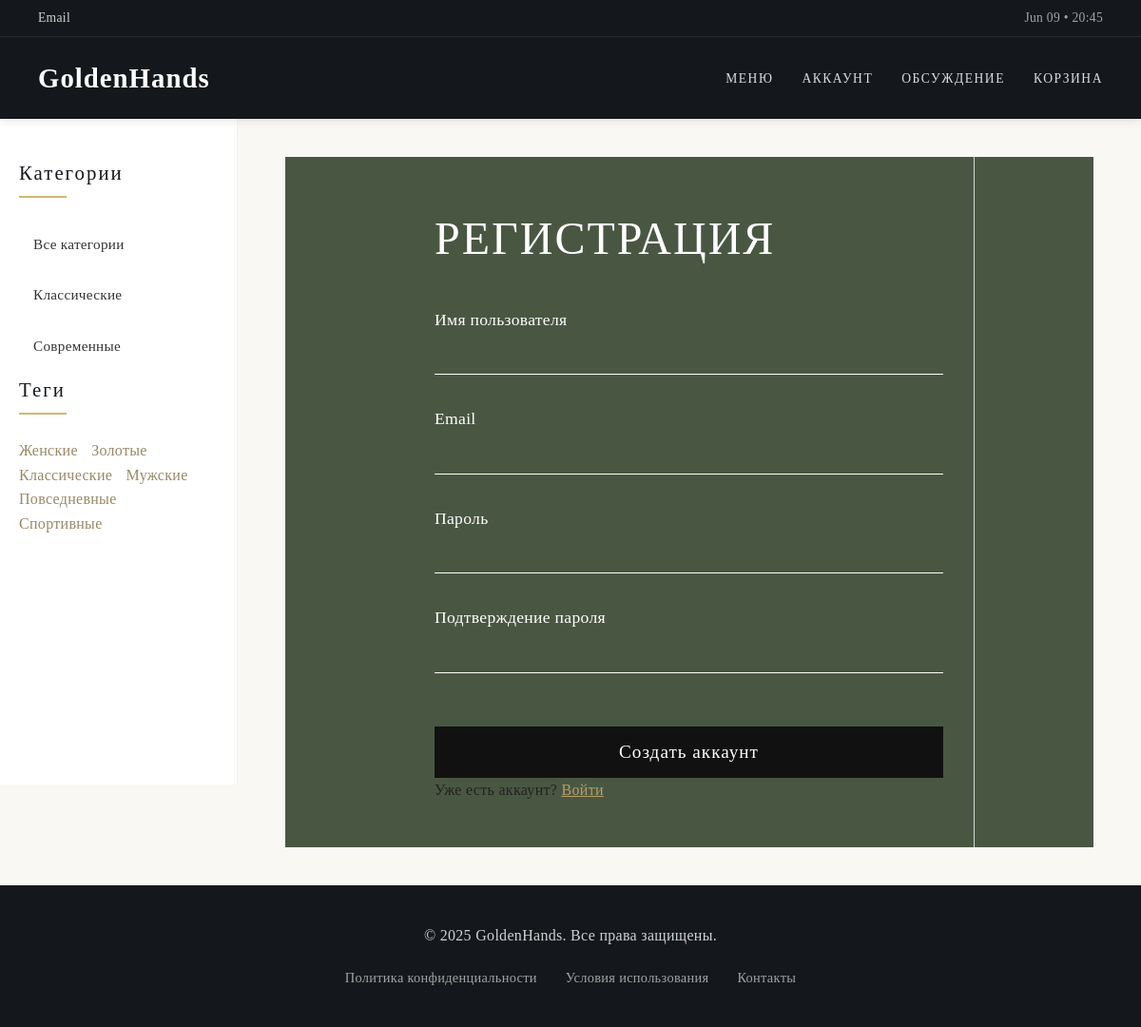
The page /users/register/ on the database its author committed.
### WebApp/models.py (models this page shows, shortened)
class Category(models.Model):
    name = models.CharField('Название', max_length=100)
    slug = models.SlugField('URL', max_length=100, unique=True)
    class Meta:
        verbose_name = 'Категория'
        verbose_name_plural = 'Категории'
        ordering = ['name']

class Tag(models.Model):
    name = models.CharField('Название', max_length=100, db_index=True)
    slug = models.SlugField('URL', max_length=255, unique=True, db_index=True)
    class Meta:
        verbose_name = 'Тег'
        verbose_name_plural = 'Теги'
        ordering = ['name']

### users/views.py (the view)
# urls.py: path('register/', RegisterUser.as_view(), name='register'),
class RegisterUser(CreateView):
    form_class = RegisterUserForm
    template_name = 'users/register.html'
    extra_context = {'title': 'Регистрация'}
    success_url = reverse_lazy('users:login')

### users/forms.py
class RegisterUserForm(UserCreationForm):
    username = forms.CharField(label='Имя пользователя', widget=forms.TextInput(attrs={'class': 'form-input'}))
    email = forms.EmailField(label='Email', widget=forms.EmailInput(attrs={'class': 'form-input'}))
    password1 = forms.CharField(label='Пароль', widget=forms.PasswordInput(attrs={'class': 'form-input'}))
    password2 = forms.CharField(label='Подтверждение пароля', widget=forms.PasswordInput(attrs={'class': 'form-input'}))
    class Meta:
        model = User
        fields = ['username', 'email', 'password1', 'password2']

### WebApp/templatetags/watch_tags.py (called while the page is built)
@register.inclusion_tag('list_categories.html')
def show_categories(cat_selected=0):
    cats = Category.objects.all()
    return {'cats': cats, 'cat_selected': cat_selected}

@register.inclusion_tag('list_tags.html')
def show_tags():
    tags = Tag.objects.annotate(total=Count('watches')).filter(total__gt=0)
    return {'tags': tags}

### WebProgramming/context_processors.py (called while the page is built)
def current_time(request):
    return {'current_time': datetime.now().strftime("%b %d • %H:%M")}

### users/context_processors.py (called while the page is built)
def get_women_context(request):
    return {'mainmenu': menu}

### users/templates/users/register.html (shortened to what this page needs)
{% extends 'base.html' %}
{% load static %}
{% block extra_head %}
    <link rel="stylesheet" href="{% static 'css/users.css' %}">
{% endblock %}
{% block content %}
<div class="auth-section">
    <div class="auth-left" style="max-width:600px;margin:auto;">
        <h1>РЕГИСТРАЦИЯ</h1>
        <form method="post">
            {% for f in form %}
                <div>
                    <label class="form-label" for="{{ f.id_for_label }}">{{ f.label }}</label>
                    {{ f }}
                </div>
            {% endfor %}
            <button type="submit" class="btn-black">Создать аккаунт</button>
        </form>
        <div class="mt-3">
            <span>Уже есть аккаунт? <a href="{% url 'users:login' %}">Войти</a></span>
        </div>
    </div>
</div>
{% endblock %}

### templates/list_categories.html
<ul class="category-list">
    {% for cat in cats %}
        {% if cat.id == cat_selected %}
            <li class="selected"><span>{{ cat.name }}</span></li>
        {% else %}
            <li><a href="{% url 'category' cat.id %}">{{ cat.name }}</a></li>
        {% endif %}
    {% endfor %}
</ul>

### templates/list_tags.html
{% if tags %}
<ul class="tags-list">
    {% for tag in tags %}
        <li><a href="{% url 'tag' tag.slug %}">{{ tag.name }}</a></li>
    {% endfor %}
</ul>
{% endif %}

### static/css/styles.css (style rules this page uses)
* { margin: 0; padding: 0; box-sizing: border-box; }
:root { --primary-color: #14181c; --secondary-color: #9a8866; --accent-color: #d0b872; --light-color: #f8f7f4; --dark-color: #191919; --gray-color: #e0e0e0; --text-color: #333; --text-light: #717171; --border-radius: 4px; --shadow: 0 4px 12px rgba(0, 0, 0, 0.08); --transition: all 0.3s ease; }
body { font-family: 'Georgia', serif; color: var(--text-color); background-color: var(--light-color); line-height: 1.6; letter-spacing: 0.3px; }
.category-list { list-style: none; }
.category-list li { margin-bottom: 5px; }
.category-list li a, .category-list li span { display: block; padding: 12px 15px; color: var(--text-color); text-decoration: none; font-weight: 400; transition: var(--transition); border-radius: var(--border-radius); font-size: 0.95em; }
.tags-list { list-style: none; margin-top: 10px; }
.tags-list li { display: inline-block; margin-right: 10px; }
.tags-list li a { color: var(--secondary-color); text-decoration: none; transition: var(--transition); }

### static/css/users.css (style rules this page uses)
body { background: #faf8f3; color: #222; font-family: 'Georgia', serif; }
.auth-section { display: flex; min-height: 80vh; align-items: stretch; justify-content: center; background: #495742; }
.auth-left, .auth-right { flex: 1 1 0; padding: 3rem 2rem; display: flex; flex-direction: column; justify-content: center; }
.auth-left { border-right: 1px solid #d6d6d6; background: #495742; }
h1, h2, h3, .card-title { font-family: 'Georgia', serif; font-weight: 400; font-size: 3rem; letter-spacing: 2px; color: #fff; margin-bottom: 2rem; }
.form-label { font-size: 1.1rem; color: #fff; margin-bottom: 0.2rem; font-family: 'Georgia', serif; }
input[type="text"], input[type="email"], input[type="password"], select, textarea { background: transparent; border: none; border-bottom: 1px solid #fff; color: #fff; font-size: 1.1rem; width: 100%; padding: 0.7rem 0; margin-bottom: 2rem; outline: none; box-shadow: none; border-radius: 0; }
input[type="text"]::placeholder, input[type="email"]::placeholder, input[type="password"]::placeholder { color: #b0b0b0; opacity: 1; }
.btn-primary, .btn-black { background: #111; color: #fff; border: none; border-radius: 0; padding: 1rem 0; font-size: 1.2rem; font-family: 'Georgia', serif; font-weight: 400; width: 100%; margin-top: 1.5rem; transition: background 0.2s; letter-spacing: 1px; }
.btn-link, a { color: #b59f6a; text-decoration: underline; font-family: 'Georgia', serif; }

### rows shown on the page
Category: name "Классические"
Category: name "Современные"
Tag: name "Женские"
Tag: name "Золотые"
Tag: name "Классические"
Tag: name "Мужские"
Tag: name "Повседневные"
Tag: name "Спортивные"

### other values the page prints
{{ f.label }} "Имя пользователя" "Email" "Пароль" "Подтверждение пароля"
